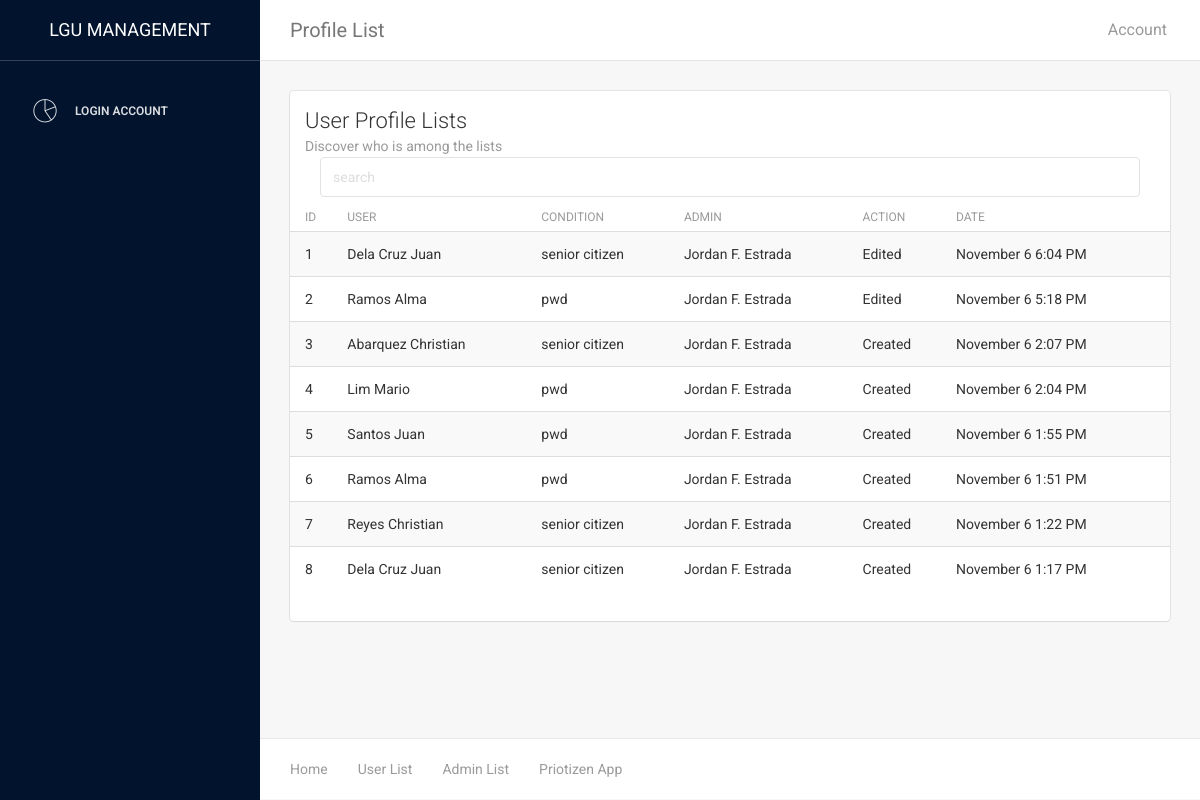
The page /LGU/table_history.php on the database as committed earlier.
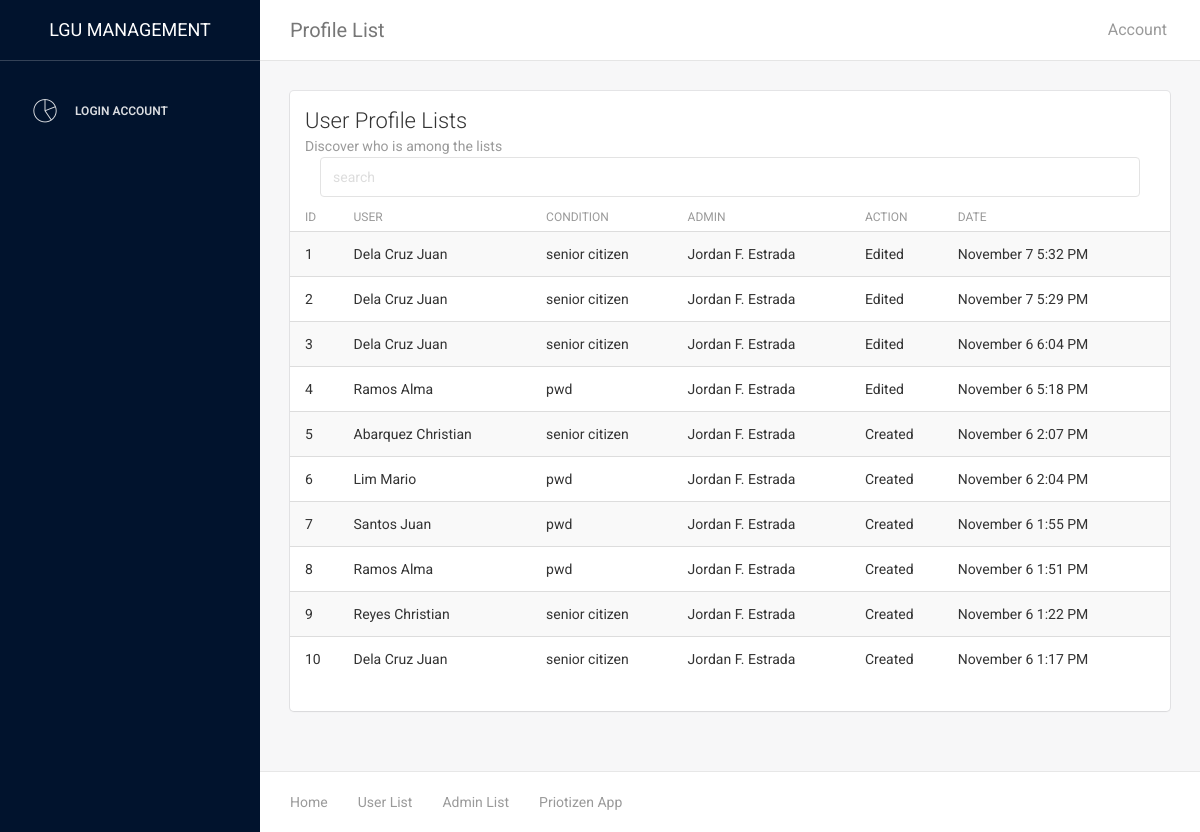
The same page on the database as committed later.
### tables this page shows
CREATE TABLE `user_history` (
  `id` int(11) NOT NULL,
  `user_id` varchar(45) DEFAULT NULL,
  `admin_id` varchar(45) DEFAULT NULL,
  `action` varchar(10) NOT NULL DEFAULT 'Created',
  `time_edited` timestamp NOT NULL DEFAULT CURRENT_TIMESTAMP
);

CREATE TABLE `verified` (
  `id` int(11) NOT NULL,
  `fname` varchar(45) DEFAULT NULL,
  `mi` varchar(5) DEFAULT NULL,
  `lname` varchar(45) DEFAULT NULL,
  `email` varchar(45) DEFAULT NULL,
  `bdate` varchar(20) DEFAULT NULL,
  `status_rs` varchar(20) DEFAULT NULL,
  `gender` varchar(20) DEFAULT 'Male',
  `address` varchar(100) DEFAULT NULL,
  `number` varchar(15) DEFAULT NULL,
  `valid_id` varchar(200) DEFAULT NULL,
  `app_id` varchar(15) DEFAULT NULL,
  `photo` varchar(200) DEFAULT NULL,
  `conditions` varchar(20) DEFAULT NULL,
  `nationality` varchar(45) NOT NULL DEFAULT 'Filipino',
  `family_name` varchar(45) DEFAULT NULL,
  `family_contact` varchar(15) DEFAULT NULL,
  `brgy` varchar(45) DEFAULT NULL
);

### LGU/table_history.php (the view, shortened to what this page needs)
<?php
require('connection.php');
$query = "SELECT u.action, u.time_edited, a.name as admin_name,v.conditions, concat(v.lname,' ',v.fname) as user_name  from user_history u inner join admin a on u.admin_id = a.admin_id inner join verified v on u.user_id = v.app_id  order by u.id desc ";
$result = mysqli_query($conn,$query);
?>
<!doctype html>
<html lang="en">
<head>
    <link href="assets/css/bootstrap.min.css" rel="stylesheet" />
    <link href="assets/css/animate.min.css" rel="stylesheet"/>
    <link href="assets/css/light-bootstrap-dashboard.css?v=1.4.0" rel="stylesheet"/>
    <link href="assets/css/demo.css" rel="stylesheet" />
    <link href="assets/css/confirmation.css" rel="stylesheet" />
    <link href="http://maxcdn.bootstrapcdn.com/font-awesome/4.2.0/css/font-awesome.min.css" rel="stylesheet">
    <link href="assets/css/pe-icon-7-stroke.css" rel="stylesheet" />
</head>
<body>
<div class="wrapper">
    <div class="sidebar" data-color="purple" >
        <?php
        include('includes/sidebar.php'); ?>
    </div>
    <div class="main-panel">
    <?php include('includes/navbar.php'); ?>
        <div class="content">
            <div class="container-fluid">
                <div class="row">
                    <div class="col-md-12">
                        <div class="card">
                            <div class="header">
                                <h4 class="title">User Profile Lists</h4>
                                <p class="category">Discover who is among the lists</p>
                                <div class="col-md-12" style="display:flex; align-items:center; justify-content:center; gap:1em;">
                                    <input type="text" class="form-control" name="" id="search" placeholder="search">
                                </div>
                            </div>
                            <div class="content table-responsive table-full-width">
                                <table class="table table-hover table-striped">
                                    <thead>
                                        <th>ID</th>
                                    	<th>User</th>
                                    	<th>Condition</th>
                                    	<th>Admin</th>
                                    	<th>Action</th>
                                    	<th>Date</th>
                                    </thead>
                                    <tbody id="tbody">
                                    <?php
                                       if(mysqli_num_rows($result)>0){
                                        $counter=1;
                                        while ($row = mysqli_fetch_assoc($result)) {
                                            $user_name = $row['user_name'];
                                            $admin_name = $row['admin_name'];
                                            $action = $row['action'];
                                            $conditions = $row['conditions'];
                                            $time_done = $row['time_edited'];
                                            $dateTime = new DateTime($time_done);
                                            $newDate = $dateTime -> format('F j g:i A');
                                            echo "<tr class='row_data'>
                                            <td>$counter</td>
                                            <td>$user_name</td>
                                            <td>$conditions</td>
                                            <td>$admin_name</td>
                                            <td>$action</td>
                                            <td>$newDate</td>
                                            </tr>";
                                            $counter++;
                                        }
                                       }else{
                                            echo '<tr class="row_data">
                                                    <td colspan="6" style="text-align: center;">NO DATA FOUND</td>
                                            </tr>';
                                       }
                                    ?>
                                    </tbody>
                                </table>
                            </div>
                        </div>
                    </div>
                </div>
            </div>
        </div>
        <footer class="footer">
            <div class="container-fluid">
                <nav class="pull-left">
                    <ul>
                        <li>
                            <a href="dashboard.php">
                                Home
                            </a>
                        </li>
                        <li>
                            <a href="table.php">
                                User List
                            </a>
                        </li>
                        <li>
                            <a href="table_user.php">
                                Admin List
                            </a>
                        </li>
                        <li>
                          <a href="../priotizen_app/index.html">
                                Priotizen App
                            </a>
                        </li>
                    </ul>
                </nav>
            </div>
        </footer>
    </div>
</div>
</body>
</html>

### LGU/includes/sidebar.php
<div class="sidebar-wrapper">
            <div class="logo">
                <a href="http://www.creative-tim.com" class="simple-text">
                    LGU MANAGEMENT
                </a>
            </div>
            <ul class="nav">
                <?php
                if(isset($_SESSION['isLogged'])){
                ?>
                <li <?php echo $class=="dashboard"? "class='active'" :""?>>
                    <a href="dashboard.php">
                        <i class="pe-7s-graph"></i>
                        <p>Dashboard</p>
                    </a>
                    <ul id="anotherList" <?php echo $class=="dashboard"? "" :"style='display:none;'"?>>
                        <li>
                            <a href="dash_reports_user.php">
                                <i class="pe-7s-news-paper"></i>
                                <p>User Reports</p>
                            </a>
                        </li>
                        <li>
                            <a href="dash_reports_company.php">
                                <i class="pe-7s-portfolio"></i>
                                <p>Company Reports</p>
                            </a>
                        </li>
                    </ul>
                </li>
                <li <?php echo $class=="table"? "class='active'" :""?>>
                    <a href="table.php">
                        <i class="pe-7s-note2"></i>
                        <p>Users List</p>
                    </a>
                </li>
                <li <?php echo $class=="table list"? "class='active'" :""?>>
                    <a href="table_user.php">
                        <i class="pe-7s-id"></i>
                        <p>Admin & Store</p>
                    </a>
                </li>
                <?php }else{
                ?>
                 <li>
                    <a href="login.php">
                        <i class="pe-7s-graph"></i>
                        <p>Login Account</p>
                    </a>
                </li>
                <?php } ?>
            </ul>
</div>

### LGU/includes/navbar.php (shortened to what this page needs)
<nav class="navbar navbar-default navbar-fixed">
            <div class="container-fluid">
                <div class="navbar-header">
                    <a class="navbar-brand" href="#">Profile List</a>
                </div>
                <div class="collapse navbar-collapse">
                    <ul class="nav navbar-nav navbar-right">
                        <li>
                           <a href="user_edit_admin.php?account_type=admin&user_id=<?php echo $_SESSION['user_id']; ?>">
                               <p>Account</p>
                            </a>
                        </li>
                    </ul>
                </div>
            </div>
        </nav>

Rows that differ between the two databases and show on the page:
added user_history: user_name "Dela Cruz Juan", verified.conditions "senior citizen", admin.name "Jordan F. Estrada", action "Edited", time_edited "November 7 5:32 PM"
added user_history: user_name "Dela Cruz Juan", verified.conditions "senior citizen", admin.name "Jordan F. Estrada", action "Edited", time_edited "November 7 5:29 PM"
